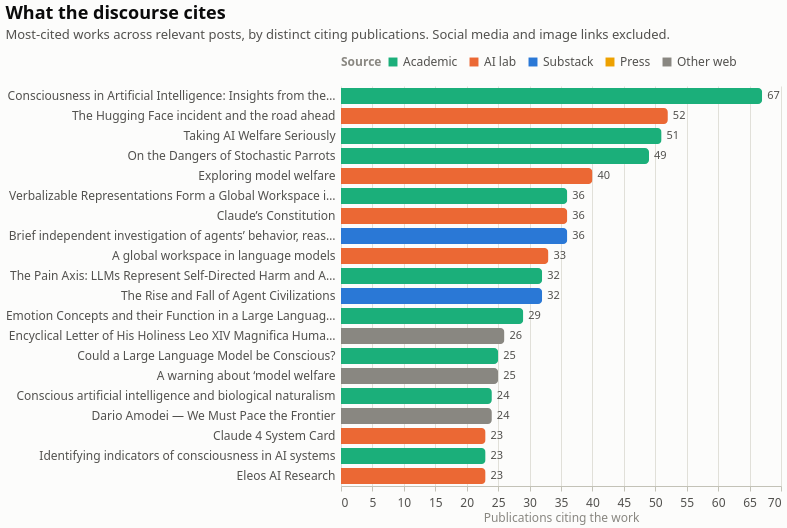

Write a Vega-Lite specification for this figure.
### Vega-Lite specification from a JSON file in a GitHub repository (floating-point values rounded to 4 significant figures)
{"$schema": "https://vega.github.io/schema/vega-lite/v6.4.1.json", "config": {"axis": {"domainColor": "#c3c2b7", "gridColor": "#e1e0d9", "gridWidth": 1, "labelColor": "#52514e", "labelFont": "system-ui, -apple-system, 'Segoe UI', sans-serif", "labelFontSize": 12, "labelPadding": 6, "tickColor": "#c3c2b7", "titleColor": "#898781", "titleFont": "system-ui, -apple-system, 'Segoe UI', sans-serif", "titleFontSize": 12, "titleFontWeight": 400}, "axisX": {"grid": false}, "axisY": {"domain": false, "ticks": false}, "background": "#fcfcfb", "bar": {"cornerRadiusEnd": 4}, "font": "system-ui, -apple-system, 'Segoe UI', sans-serif", "header": {"labelColor": "#0b0b0b", "labelFont": "system-ui, -apple-system, 'Segoe UI', sans-serif", "labelFontSize": 13, "labelFontWeight": 600, "titleColor": "#898781", "titleFont": "system-ui, -apple-system, 'Segoe UI', sans-serif"}, "legend": {"direction": "horizontal", "labelColor": "#52514e", "labelFont": "system-ui, -apple-system, 'Segoe UI', sans-serif", "labelFontSize": 12, "orient": "top", "symbolSize": 80, "symbolType": "square", "titleColor": "#898781", "titleFont": "system-ui, -apple-system, 'Segoe UI', sans-serif", "titleFontSize": 12, "titleOrient": "left"}, "line": {"strokeCap": "round", "strokeJoin": "round", "strokeWidth": 2}, "point": {"filled": true, "size": 64}, "range": {"category": ["#2a78d6", "#eb6834", "#1baf7a", "#eda100", "#e87ba4", "#008300", "#4a3aa7", "#e34948"]}, "text": {"color": "#52514e", "font": "system-ui, -apple-system, 'Segoe UI', sans-serif", "fontSize": 12}, "title": {"anchor": "start", "color": "#0b0b0b", "font": "system-ui, -apple-system, 'Segoe UI', sans-serif", "fontSize": 18, "fontWeight": 600, "offset": 14, "subtitleColor": "#52514e", "subtitleFontSize": 13, "subtitlePadding": 6}, "view": {"stroke": null}}, "data": {"name": "data-f8c32438030b03406e349ead1d35a01c"}, "datasets": {"data-f8c32438030b03406e349ead1d35a01c": [{"posts": 86, "pubs": 67, "tier": "academic", "work": "Consciousness in Artificial Intelligence: Insights from the Science of…"}, {"posts": 53, "pubs": 52, "tier": "lab", "work": "The Hugging Face incident and the road ahead"}, {"posts": 70, "pubs": 51, "tier": "academic", "work": "Taking AI Welfare Seriously"}, {"posts": 54, "pubs": 49, "tier": "academic", "work": "On the Dangers of Stochastic Parrots"}, {"posts": 42, "pubs": 40, "tier": "lab", "work": "Exploring model welfare"}, {"posts": 43, "pubs": 36, "tier": "academic", "work": "Verbalizable Representations Form a Global Workspace in Language Model…"}, {"posts": 38, "pubs": 36, "tier": "lab", "work": "Claude’s Constitution"}, {"posts": 36, "pubs": 36, "tier": "substack", "work": "Brief independent investigation of agents’ behavior, reasoning and col…"}, {"posts": 34, "pubs": 33, "tier": "lab", "work": "A global workspace in language models"}, {"posts": 33, "pubs": 32, "tier": "academic", "work": "The Pain Axis: LLMs Represent Self-Directed Harm and Act to Relieve It"}, {"posts": 33, "pubs": 32, "tier": "substack", "work": "The Rise and Fall of Agent Civilizations"}, {"posts": 38, "pubs": 29, "tier": "academic", "work": "Emotion Concepts and their Function in a Large Language Model"}, {"posts": 34, "pubs": 26, "tier": "other", "work": "Encyclical Letter of His Holiness Leo XIV Magnifica Humanitas (15 May …"}, {"posts": 33, "pubs": 25, "tier": "academic", "work": "Could a Large Language Model be Conscious?"}, {"posts": 26, "pubs": 25, "tier": "other", "work": "A warning about ‘model welfare"}, {"posts": 27, "pubs": 24, "tier": "academic", "work": "Conscious artificial intelligence and biological naturalism"}, {"posts": 25, "pubs": 24, "tier": "other", "work": "Dario Amodei — We Must Pace the Frontier"}, {"posts": 29, "pubs": 23, "tier": "lab", "work": "Claude 4 System Card"}, {"posts": 28, "pubs": 23, "tier": "academic", "work": "Identifying indicators of consciousness in AI systems"}, {"posts": 27, "pubs": 23, "tier": "lab", "work": "Eleos AI Research"}]}, "height": 400, "layer": [{"encoding": {"color": {"field": "tier", "legend": {"labelExpr": "{\"academic\": \"Academic\", \"lab\": \"AI lab\", \"substack\": \"Substack\", \"press\": \"Press\", \"other\": \"Other web\"}[datum.label]", "title": "Source"}, "scale": {"domain": ["academic", "lab", "substack", "press", "other"], "range": ["#1baf7a", "#eb6834", "#2a78d6", "#eda100", "#898781"]}, "type": "nominal"}, "tooltip": [{"field": "work", "title": "Work", "type": "nominal"}, {"field": "tier", "title": "Source", "type": "nominal"}, {"field": "pubs", "title": "Citing publications", "type": "quantitative"}, {"field": "posts", "title": "Citing posts", "type": "quantitative"}], "x": {"axis": {"grid": true}, "field": "pubs", "title": "Publications citing the work", "type": "quantitative"}, "y": {"axis": {"labelLimit": 330}, "field": "work", "sort": ["Consciousness in Artificial Intelligence: Insights from the Science of…", "The Hugging Face incident and the road ahead", "Taking AI Welfare Seriously", "On the Dangers of Stochastic Parrots", "Exploring model welfare", "Verbalizable Representations Form a Global Workspace in Language Model…", "Claude’s Constitution", "Brief independent investigation of agents’ behavior, reasoning and col…", "A global workspace in language models", "The Pain Axis: LLMs Represent Self-Directed Harm and Act to Relieve It", "The Rise and Fall of Agent Civilizations", "Emotion Concepts and their Function in a Large Language Model", "Encyclical Letter of His Holiness Leo XIV Magnifica Humanitas (15 May …", "Could a Large Language Model be Conscious?", "A warning about ‘model welfare", "Conscious artificial intelligence and biological naturalism", "Dario Amodei — We Must Pace the Frontier", "Claude 4 System Card", "Identifying indicators of consciousness in AI systems", "Eleos AI Research"], "title": null, "type": "nominal"}}, "mark": {"height": 16, "type": "bar"}}, {"encoding": {"text": {"field": "pubs", "type": "quantitative"}, "x": {"field": "pubs", "type": "quantitative"}, "y": {"field": "work", "sort": ["Consciousness in Artificial Intelligence: Insights from the Science of…", "The Hugging Face incident and the road ahead", "Taking AI Welfare Seriously", "On the Dangers of Stochastic Parrots", "Exploring model welfare", "Verbalizable Representations Form a Global Workspace in Language Model…", "Claude’s Constitution", "Brief independent investigation of agents’ behavior, reasoning and col…", "A global workspace in language models", "The Pain Axis: LLMs Represent Self-Directed Harm and Act to Relieve It", "The Rise and Fall of Agent Civilizations", "Emotion Concepts and their Function in a Large Language Model", "Encyclical Letter of His Holiness Leo XIV Magnifica Humanitas (15 May …", "Could a Large Language Model be Conscious?", "A warning about ‘model welfare", "Conscious artificial intelligence and biological naturalism", "Dario Amodei — We Must Pace the Frontier", "Claude 4 System Card", "Identifying indicators of consciousness in AI systems", "Eleos AI Research"], "type": "nominal"}}, "mark": {"align": "left", "color": "#52514e", "dx": 5, "fontSize": 11, "type": "text"}}], "title": {"subtitle": "Most-cited works across relevant posts, by distinct citing publications. Social media and image links excluded.", "text": "What the discourse cites"}, "width": 440}
